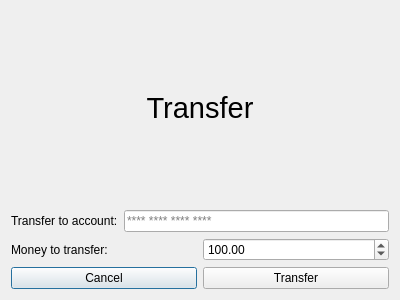
<?xml version="1.0" encoding="UTF-8"?>
<ui version="4.0">
 <class>Transfer</class>
 <widget class="QDialog" name="Transfer">
  <property name="geometry">
   <rect>
    <x>0</x>
    <y>0</y>
    <width>400</width>
    <height>300</height>
   </rect>
  </property>
  <property name="windowTitle">
   <string>Dialog</string>
  </property>
  <layout class="QVBoxLayout" name="verticalLayout_3">
   <item>
    <layout class="QVBoxLayout" name="verticalLayout_2">
     <item>
      <widget class="QLabel" name="label">
       <property name="font">
        <font>
         <pointsize>22</pointsize>
        </font>
       </property>
       <property name="text">
        <string>Transfer</string>
       </property>
       <property name="alignment">
        <set>Qt::AlignCenter</set>
       </property>
      </widget>
     </item>
     <item>
      <layout class="QVBoxLayout" name="verticalLayout">
       <item>
        <layout class="QHBoxLayout" name="horizontalLayout">
         <item>
          <widget class="QLabel" name="label_2">
           <property name="text">
            <string>Transfer to account:</string>
           </property>
          </widget>
         </item>
         <item>
          <widget class="QLineEdit" name="lineEdit">
           <property name="placeholderText">
            <string>**** **** **** ****</string>
           </property>
          </widget>
         </item>
        </layout>
       </item>
       <item>
        <layout class="QHBoxLayout" name="horizontalLayout_2">
         <item>
          <widget class="QLabel" name="label_3">
           <property name="text">
            <string>Money to transfer:</string>
           </property>
          </widget>
         </item>
         <item>
          <widget class="QDoubleSpinBox" name="money_doubleSpinBox">
           <property name="maximum">
            <double>9999.000000000000000</double>
           </property>
           <property name="singleStep">
            <double>100.000000000000000</double>
           </property>
           <property name="value">
            <double>100.000000000000000</double>
           </property>
          </widget>
         </item>
        </layout>
       </item>
      </layout>
     </item>
    </layout>
   </item>
   <item>
    <layout class="QHBoxLayout" name="horizontalLayout_3">
     <item>
      <widget class="QPushButton" name="pushButton">
       <property name="text">
        <string>Cancel</string>
       </property>
      </widget>
     </item>
     <item>
      <widget class="QPushButton" name="transfer_pushButton">
       <property name="text">
        <string>Transfer</string>
       </property>
      </widget>
     </item>
    </layout>
   </item>
  </layout>
 </widget>
 <resources/>
 <connections/>
</ui>
